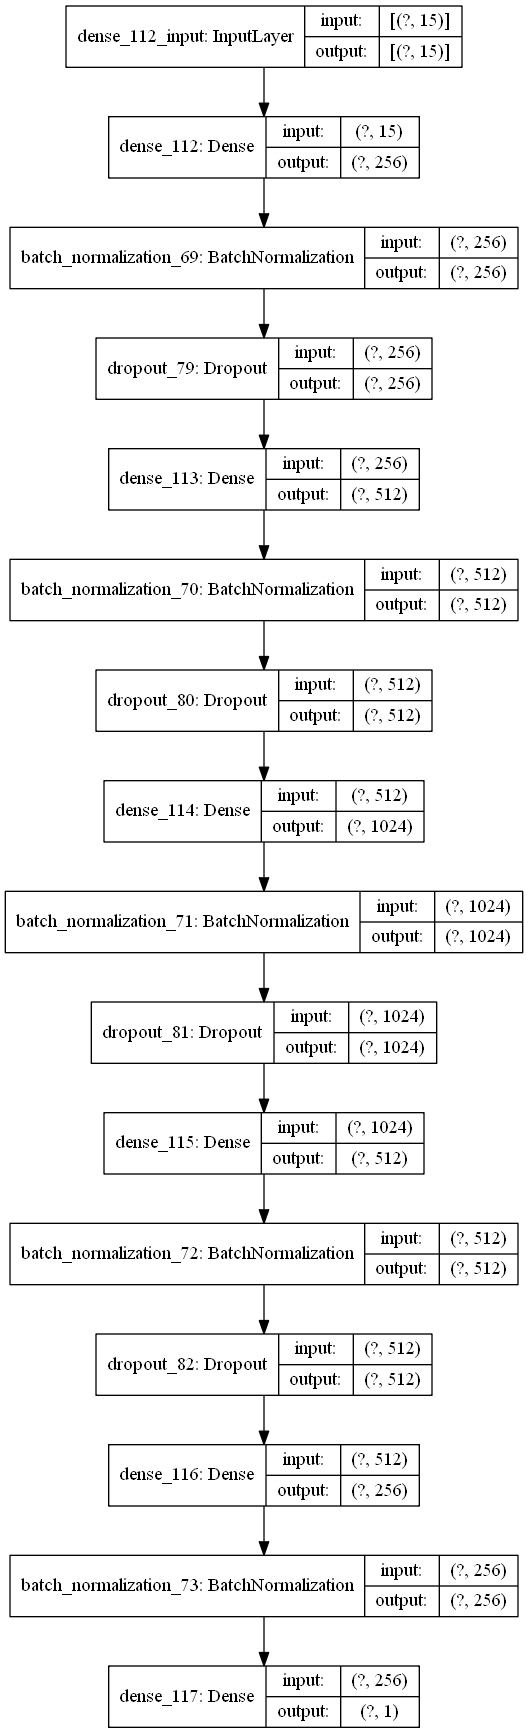

Here is the Python script that generated this plot:

from tensorflow import keras
import tensorflow as tf # Imports tensorflow
import tensorflow_addons as tfa


from tensorflow.keras.models import Sequential
from tensorflow.keras.layers import Dense, Activation, Flatten, Dropout, BatchNormalization
from tensorflow.keras import regularizers, optimizers
from tensorflow.keras.utils import plot_model
import matplotlib.pyplot as plt
import pandas as pd
import numpy as np
from sklearn.preprocessing import MinMaxScaler
from tensorflow.keras.utils import to_categorical
from tensorflow.keras.metrics import Recall,Precision,AUC,TruePositives,TrueNegatives,FalseNegatives,FalsePositives
import seaborn as sns
from sklearn.model_selection import train_test_split
from tqdm import tqdm
import os
import cv2
from glob import glob

df1 = pd.read_csv('Autism_Data.arff',na_values='?')
df2 = pd.read_csv('Toddler Autism dataset July 2018.csv',na_values='?')
print(df1.head())
print(df2.head(n=5))



within24_36= pd.get_dummies(df2['Age_Mons']>24,drop_first=True)
within0_12 = pd.get_dummies(df2['Age_Mons']<13,drop_first=True)
male=pd.get_dummies(df2['Sex'],drop_first=True)
ethnics=pd.get_dummies(df2['Ethnicity'],drop_first=True)
jaundice=pd.get_dummies(df2['Jaundice'],drop_first=True)
ASD_genes=pd.get_dummies(df2['Family_mem_with_ASD'],drop_first=True)
ASD_traits=pd.get_dummies(df2['Class/ASD Traits '],drop_first=True)
final_data= pd.concat([within0_12,within24_36,male,ethnics,jaundice,ASD_genes,ASD_traits],axis=1)
final_data.columns=['within0_12','within24_36','male','Latino','Native Indian','Others','Pacifica','White European','asian','black','middle eastern','mixed','south asian','jaundice','ASD_genes','ASD_traits']
print(final_data.head())
X= final_data.iloc[:,:-1]
y= final_data.iloc[:,-1]
print(X.shape)
print(y.shape)
X_train,X_test,y_train,y_test = train_test_split(X,y,test_size=0.25,random_state=42)

model = Sequential()
model.add(Dense(256, activation='relu', input_dim= 15))
model.add(BatchNormalization(axis=-1))
model.add(Dropout(0.5))
model.add(Dense(512, activation='relu'))
model.add(BatchNormalization(axis=-1))
model.add(Dropout(0.5))
model.add(Dense(1024, activation='relu'))
model.add(BatchNormalization(axis=-1))
model.add(Dropout(0.5))
model.add(Dense(512, activation='relu'))
model.add(BatchNormalization(axis=-1))
model.add(Dropout(0.5))
model.add(Dense(256, activation='relu'))
model.add(BatchNormalization(axis=-1))
model.add(Dense(1, kernel_initializer='normal', activation='sigmoid'))
model.compile(loss='binary_crossentropy',
              optimizer='adam',
              metrics=['accuracy',AUC(),TruePositives(),TrueNegatives(),FalseNegatives(),FalsePositives()])
history = model.fit(X_train, y_train,
          batch_size=256,
          epochs=100,
          validation_data=(X_test, y_test), 
          verbose=2)
plot_model(model, to_file='test1.png',show_shapes= True , show_layer_names=True)
plt.plot(history.history['accuracy'])
plt.plot(history.history['val_accuracy'])
plt.title('Model accuracy')
plt.ylabel('Accuracy')
plt.xlabel('Epoch')
plt.legend(['Train', 'Test'], loc='lower left')
plt.savefig('test1_accuracy.png')
plt.show()

plt.plot(history.history['loss'])
plt.plot(history.history['val_loss'])
plt.title('Model loss')
plt.ylabel('Loss')
plt.xlabel('Epoch')
plt.legend(['Train', 'Test'], loc='upper left')
plt.savefig('test1_loss.png')
plt.show()


model.save('test1.h5')

pd.DataFrame.from_dict(history.history).to_csv('test1.csv',index=False)